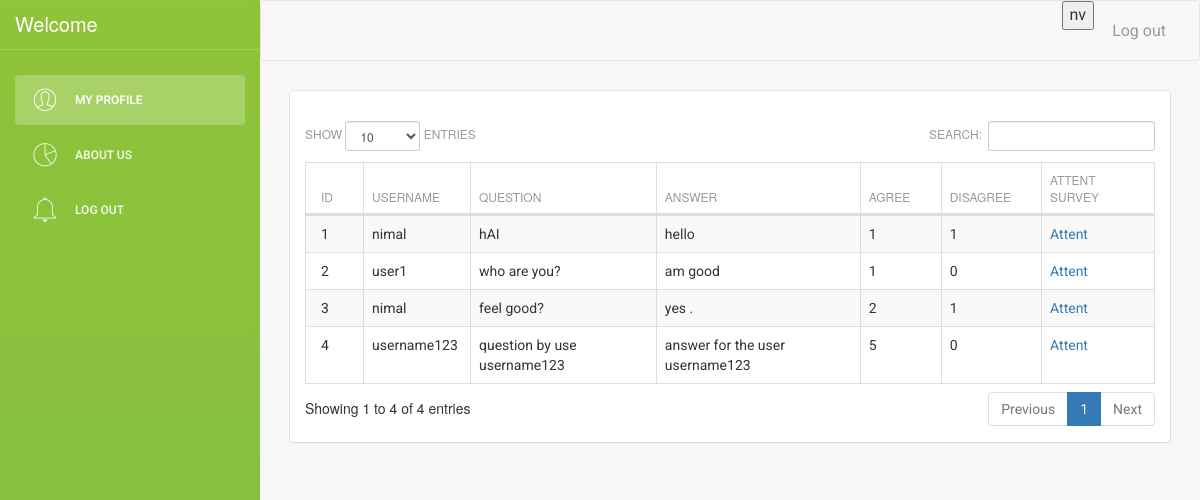
The page /surveyproject2/user/attentselect.php on the database its author committed.
### tables this page shows
CREATE TABLE IF NOT EXISTS `userupdate` (
  `id` int(11) NOT NULL AUTO_INCREMENT,
  `Username` varchar(100) NOT NULL,
  `Question` text NOT NULL,
  `Answer` text NOT NULL,
  `Agree` int(11) NOT NULL,
  `Disagree` int(11) NOT NULL,
  PRIMARY KEY (`id`)
);

### surveyproject2/user/tableu.php (called while the page is built, shortened)
<?php
$table="userupdate";
?>

### surveyproject2/user/attentselect.php (the view, shortened to what this page needs)
<?php
include("tableu.php");
include("../header_inner.php");
$i=0;
?>
		<link rel="stylesheet" type="text/css" href="datatables.min.css">
<div class="">
<div class="clearfix"></div>
<table id="example" class="table table-striped table-bordered dataTable no-footer" cellspacing="0"  role="grid" aria-describedby="example_info" >
          <?php
		  include("../connection.php");
	?>
	<?php
		  $result2 = mysqli_query($con,"SHOW FIELDS FROM $table");
 echo "<thead><tr>";
while ($row2 = mysqli_fetch_array($result2))
 {
  $name=$row2['Field'];
  echo "<th>".
  str_replace('_', ' ', $name)
  ."</th>";
 $i++;
 }
echo "
 <th>Attent survey</th>
 </tr></thead>";
   echo "<tbody>";
 	$result = mysqli_query($con,"SELECT * FROM $table ");
		while($row = mysqli_fetch_array($result))
		{
		$id=$row['0'];
		echo "<tr>";
		for($k=0;$k<$i;$k++)
		{
			if($k==30)
			{
			  $sql2 = "select *  from user where id='$_SESSION[userid]' ";
    $result2 = mysqli_query($con, $sql2) or die("Error in Selecting " . mysqli_error($connection));
$row2 =mysqli_fetch_array($result2);
			}
			else
			{
			echo "<td >$row[$k]</td>";
			}
		}
			echo "
			<td><a href='res.php?id=$id'>Attent</a></td>
			</tr>";
		}
        ?>
        </tbody>
    </table>
    </div>

### rows shown on the page
userupdate: id "1", Username "nimal", Question "hAI", Answer "hello", Agree "1", Disagree "1"
userupdate: id "2", Username "user1", Question "who are you?", Answer "am good", Agree "1", Disagree "0"
userupdate: id "3", Username "nimal", Question "feel good?", Answer "yes .", Agree "2", Disagree "1"
userupdate: id "4", Username "username123", Question "question by use username123", Answer "answer for the user username123", Agree "5", Disagree "0"

### other values the page prints
str_replace('_', ' ', $name) "ID"
str_replace('_', ' ', $name) "USERNAME"
str_replace('_', ' ', $name) "QUESTION"
str_replace('_', ' ', $name) "ANSWER"
str_replace('_', ' ', $name) "AGREE"
str_replace('_', ' ', $name) "DISAGREE"
